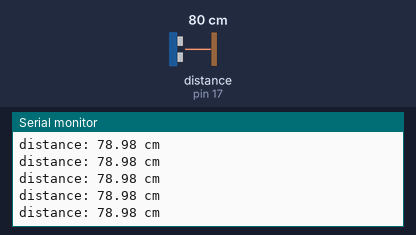
The sketch below on a simulated Arduino Uno, built with avr-gcc and run on an emulated ATmega328P. Shown: the last lines printed to the serial monitor. Wiring (inferred from the names in the program): ultrasonic range finder: trigger pin 16; echo pin 17. Inputs (shaded band) come from the test bench; at power-on: distance to the obstacle (sensor on pin 17) 80 cm. The echo pulse lasts 58.3 µs per cm.

Above: at 1.2 s.
1.3 s: distance to the obstacle (sensor on pin 17) set to 120 cm
At 2.2 s:
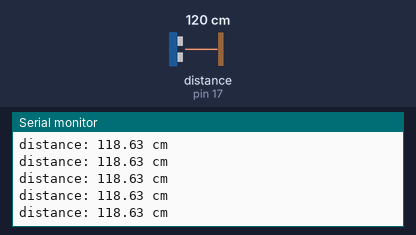
4.3 s: distance to the obstacle (sensor on pin 17) set to 2 cm
At 5.4 s:
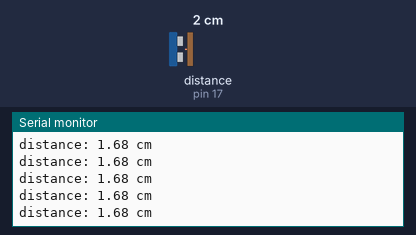
7.3 s: distance to the obstacle (sensor on pin 17) set to 18 cm
At 8.1 s:
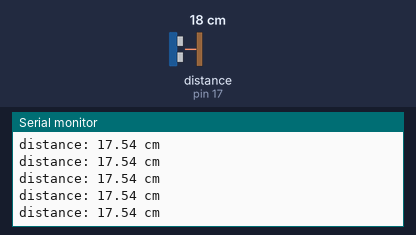
10.3 s: distance to the obstacle (sensor on pin 17) set to 4 cm
At 11.0 s:
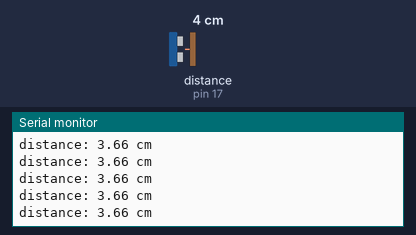
13.3 s: distance to the obstacle (sensor on pin 17) set to 250 cm
At 13.9 s:
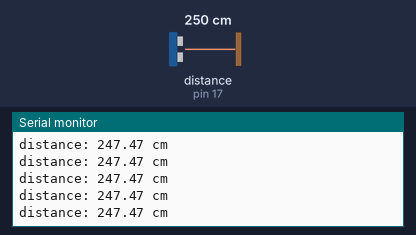
16.3 s: distance to the obstacle (sensor on pin 17) set to 35 cm
At 17.4 s:
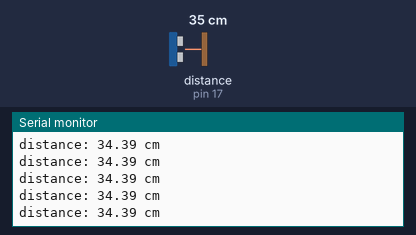
Timing chart, 0 to 19.3 s (numbered marks = the images above; inputs shaded):
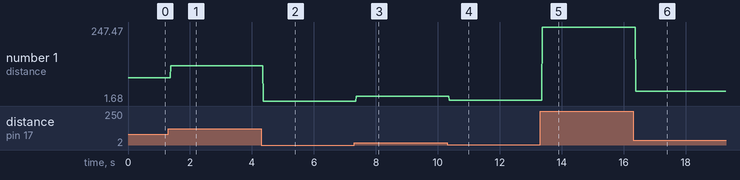

Measured:
- after the input at 1.3 s, the serial monitor: prints a new line after 0.08 s (image 1)
- after the input at 4.3 s, the serial monitor: prints a new line after 0.07 s (image 2)
- after the input at 7.3 s, the serial monitor: prints a new line after 0.07 s (image 3)
- after the input at 10.3 s, the serial monitor: prints a new line after 0.07 s (image 4)
- after the input at 13.3 s, the serial monitor: prints a new line after 0.07 s (image 5)
- after the input at 16.3 s, the serial monitor: prints a new line after 0.09 s (image 6)
- plotted number 1: 78.98 → 118.63 after the input at 1.3 s, 118.63 → 1.68 after the input at 4.3 s, 1.68 → 17.54 after the input at 7.3 s, 17.54 → 3.66 after the input at 10.3 s, 3.66 → 247.47 after the input at 13.3 s

The sketch:

Ultrasonik.ino
```cpp
#define trig 16
#define echo 17

float durasi, jarak;

void setup() {
  Serial.begin (9600);
  pinMode(trig, OUTPUT);
  pinMode(echo, INPUT);
}

void loop() {
  digitalWrite(trig, HIGH);
  delayMicroseconds(10);
  digitalWrite(trig, LOW);

  durasi = pulseIn(echo, HIGH);
  jarak = 0.017 * durasi;

  Serial.print("distance: ");
  Serial.print(jarak);
  Serial.println(" cm");

}
```
